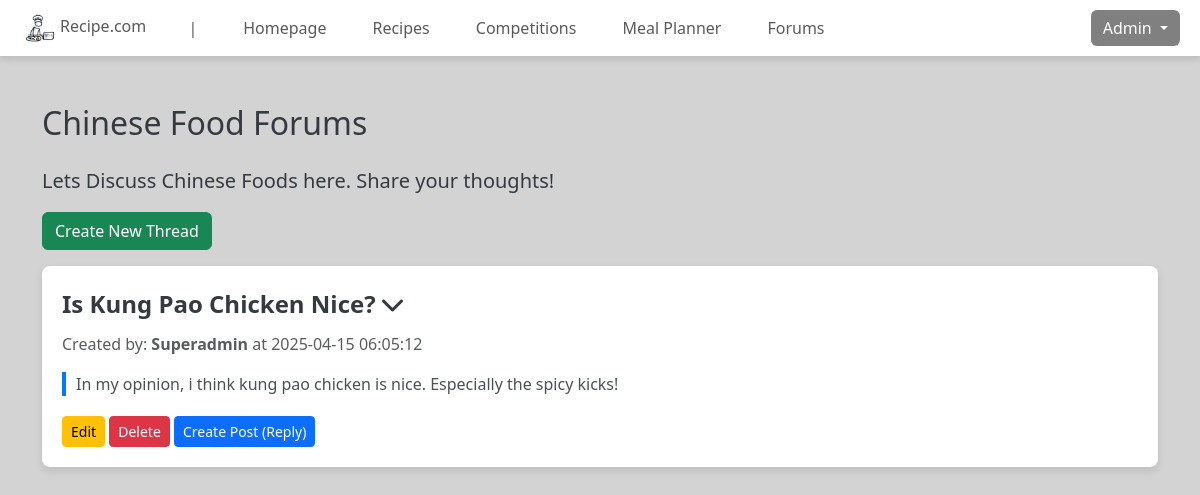
The page /view/category_threads.php?id=1 (signed in) on the database its author committed.
### tables this page shows
CREATE TABLE `forum_category` (
  `category_id` int(10) NOT NULL,
  `name` varchar(255) NOT NULL,
  `description` text DEFAULT NULL
);

CREATE TABLE `forum_thread` (
  `thread_id` int(10) NOT NULL,
  `user_id` int(10) NOT NULL,
  `category_id` int(10) NOT NULL,
  `title` varchar(255) NOT NULL,
  `content` text NOT NULL,
  `created_time` datetime NOT NULL,
  `updated_at` datetime DEFAULT NULL
);

CREATE TABLE `user` (
  `user_id` int(10) NOT NULL,
  `username` varchar(20) NOT NULL,
  `email` varchar(30) NOT NULL,
  `password` varchar(255) NOT NULL,
  `roles` varchar(10) NOT NULL,
  `bio` text DEFAULT NULL,
  `created_time` datetime NOT NULL
);

### controller/forum_controller.php (called while the page is built, shortened)
<?php
require_once '../model/forum_model.php';
class ForumController {
    private $categoryModel;
    private $threadModel;
    public function __construct($db) {
        $this->categoryModel = new ForumCategoryModel($db);
        $this->threadModel = new ForumThreadModel($db);
    }
    public function getThreadDetails($thread_id) {
        return $this->threadModel->getThreadUserNameByThreadId($thread_id);
    }
    public function getThreadsByCategory($category_id) {
        return $this->threadModel->getThreadsByCategory($category_id);
    }
    public function getCategoryById($categoryId) {
        return $this->categoryModel->getCategoryById($categoryId);
    }
}
?>

### model/forum_model.php (called while the page is built, shortened)
<?php
class ForumCategoryModel {
    private $conn;
    public function __construct($db) {
        $this->conn = $db;
    }
    public function getCategoryById($category_id) {
        $sql = "SELECT * FROM forum_category WHERE category_id = ?";
        $stmt = $this->conn->prepare($sql);
        $stmt->bind_param("i", $category_id);
        $stmt->execute();
        $result = $stmt->get_result();
        return $result->fetch_assoc();
    }
}
class ForumThreadModel {
    private $conn;
    public function __construct($db) {
        $this->conn = $db;
    }
    public function getThreadsByCategory($category_id) {
        $sql = "SELECT * FROM forum_thread WHERE category_id = ?";
        $stmt = $this->conn->prepare($sql);
        $stmt->bind_param("i", $category_id);
        $stmt->execute();
        $result = $stmt->get_result();
        return $result->fetch_all(MYSQLI_ASSOC);
    }
    public function getThreadUserNameByThreadId($thread_id) {
        $sql = "SELECT forum_thread.*, user.username FROM forum_thread
                INNER JOIN user ON forum_thread.user_id = user.user_id
                WHERE forum_thread.thread_id = ?";
        $stmt = $this->conn->prepare($sql);
        $stmt->bind_param("i", $thread_id);
        $stmt->execute();
        $result = $stmt->get_result();
        return $result->fetch_assoc();
    }
}
?>

### view/category_threads.php (the view, shortened to what this page needs)
<?php
require '../controller/forum_controller.php';
$forumController = new ForumController($conn);
$categoryId = $_GET['id'] ?? null;
$category = $forumController->getCategoryById($categoryId);
$threads = $forumController->getThreadsByCategory($categoryId);
$userDetail = $forumController->getThreadDetails($categoryId);
?>
<!DOCTYPE html>
<html lang="en">
<head>
  <link rel="stylesheet" href="../assets/css/header.css">
  <link rel="stylesheet" href="../assets/css/styles.css">
  <link href="https://cdn.jsdelivr.net/npm/bootstrap@5.3.3/dist/css/bootstrap.min.css" rel="stylesheet">
  <link rel="stylesheet" href="https://cdnjs.cloudflare.com/ajax/libs/font-awesome/6.0.0-beta3/css/all.min.css">
</head>
<body>
  <?php include '../includes/header.php'; ?>
  <div class="container mt-5">
    <h2 class="mb-4"><?= htmlspecialchars($category['name']) ?></h2>
    <p class="lead"><?= htmlspecialchars($category['description']) ?></p>
    <a href="create_thread_form.php?category_id=<?= $categoryId ?>" class="btn btn-success mb-3">Create New Thread</a>
    <?php if (empty($threads)): ?>
      <div class="alert alert-info">No threads yet. Be the first to post!</div>
    <?php else: ?>
        <?php foreach ($threads as $thread): ?>
            <div class="thread-box">
                <div class="thread-title" onclick="toggleReplies(<?= $thread['thread_id'] ?>)">
                    <?= htmlspecialchars($thread['title']) ?>
                    <i class="fas fa-chevron-down toggle-icon" id="icon-<?= $thread['thread_id'] ?>"></i>
                </div>
                <p class="text-muted">Created by: <strong><?= htmlspecialchars($userDetail['username'] ?? 'Unknown') ?></strong> at <?= htmlspecialchars($thread['created_time']) ?></p>
                <div class="thread-content"><?= htmlspecialchars($thread['content']) ?></div>
                <div class="thread-actions reply-actions">
                    <a href="edit_thread_form.php?id=<?= $thread['thread_id'] ?>" class="btn btn-warning btn-sm">Edit</a>
                    <a href="delete_thread.php?id=<?= $thread['thread_id'] ?>&category_id=<?= $categoryId ?>" class="btn btn-danger btn-sm" onclick="return confirm('Are you sure you want to delete this thread?');">Delete</a>
                    <a href="thread.php?id=<?= $thread['thread_id'] ?>" class="btn btn-primary btn-sm">Create Post (Reply)</a>
                </div>
            </div>
        <?php endforeach; ?>
    <?php endif; ?>
  </div>
</body>
</html>

### assets/css/styles.css (style rules this page uses)
body { background-color: #d3d3d3 !important; }

### view/category_threads.php (style rules this page uses)
body { background-color: #f8f9fa; color: #343a40; }
.thread-box { background: white; border-radius: 8px; box-shadow: 0 4px 8px rgba(0, 0, 0, 0.1); padding: 20px; margin-bottom: 20px; }
.thread-title { font-size: 24px; margin-bottom: 10px; font-weight: bold; cursor: pointer; }
.thread-content { font-size: 16px; margin-bottom: 20px; border-left: 4px solid #007bff; padding-left: 10px; color: #495057; }
.reply-actions { margin-top: 10px; }

### rows shown on the page
forum_category: name "Chinese Food Forums", description "Lets Discuss Chinese Foods here. Share your thoughts!"
forum_thread: title "Is Kung Pao Chicken Nice?", user.username "Superadmin", created_time "2025-04-15 06:05:12", content "In my opinion, i think kung pao chicken is nice. Especially the spicy kicks!"

### other values the page prints
$_SESSION['username'] "Admin"
